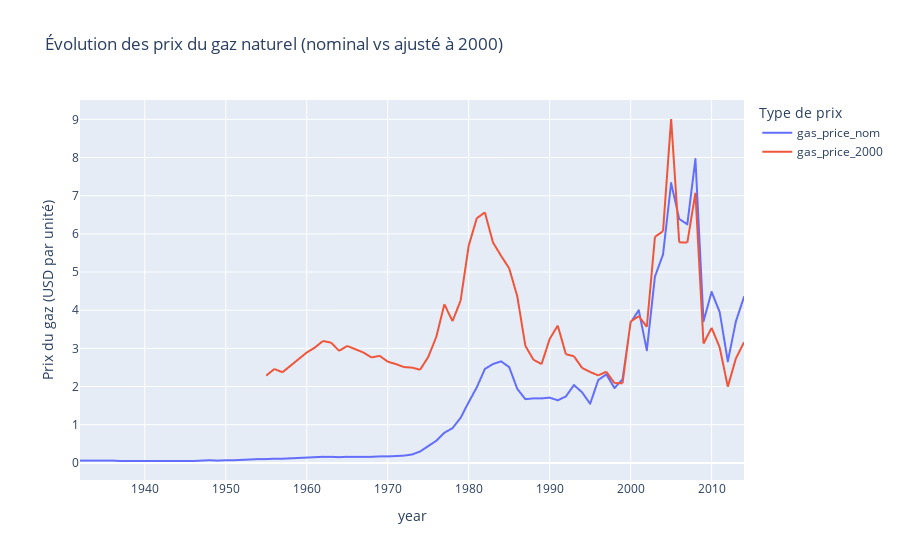

Here is the notebook cell this chart was saved with:
### Markdown cell above
##### Analyse exploratoire visuelle des prix

### Code cell
fig = px.line(
    df_gas,
    x="year",
    y=["gas_price_nom", "gas_price_2000"],
    labels={"value": "Prix du gaz (USD par unité)", "variable": "Type de prix"},
    title="Évolution des prix du gaz naturel (nominal vs ajusté à 2000)"
)
fig.show()

### Figure 1 — Plotly figure (JSON) as saved in the notebook; plotly's stock layout.template omitted (floating-point values rounded to 4 significant figures; data arrays with more than 128 entries replaced by an {"elided": "..."} marker saying what was removed)
{"data": [{"hovertemplate": "Type de prix=gas_price_nom<br>year=%{x}<br>Prix du gaz (USD par unité)=%{y}<extra></extra>", "legendgroup": "gas_price_nom", "line": {"color": "#636efa", "dash": "solid"}, "marker": {"symbol": "circle"}, "mode": "lines", "name": "gas_price_nom", "showlegend": true, "type": "scattergl", "x": {"elided": "10556 int values"}, "xaxis": "x", "y": {"elided": "10556 float values"}, "yaxis": "y"}, {"hovertemplate": "Type de prix=gas_price_2000<br>year=%{x}<br>Prix du gaz (USD par unité)=%{y}<extra></extra>", "legendgroup": "gas_price_2000", "line": {"color": "#EF553B", "dash": "solid"}, "marker": {"symbol": "circle"}, "mode": "lines", "name": "gas_price_2000", "showlegend": true, "type": "scattergl", "x": {"elided": "10556 int values"}, "xaxis": "x", "y": {"elided": "10556 float values"}, "yaxis": "y"}], "layout": {"legend": {"title": {"text": "Type de prix"}, "tracegroupgap": 0}, "title": {"text": "Évolution des prix du gaz naturel (nominal vs ajusté à 2000)"}, "xaxis": {"anchor": "y", "domain": [0, 1], "title": {"text": "year"}}, "yaxis": {"anchor": "x", "domain": [0, 1], "title": {"text": "Prix du gaz (USD par unité)"}}}}
